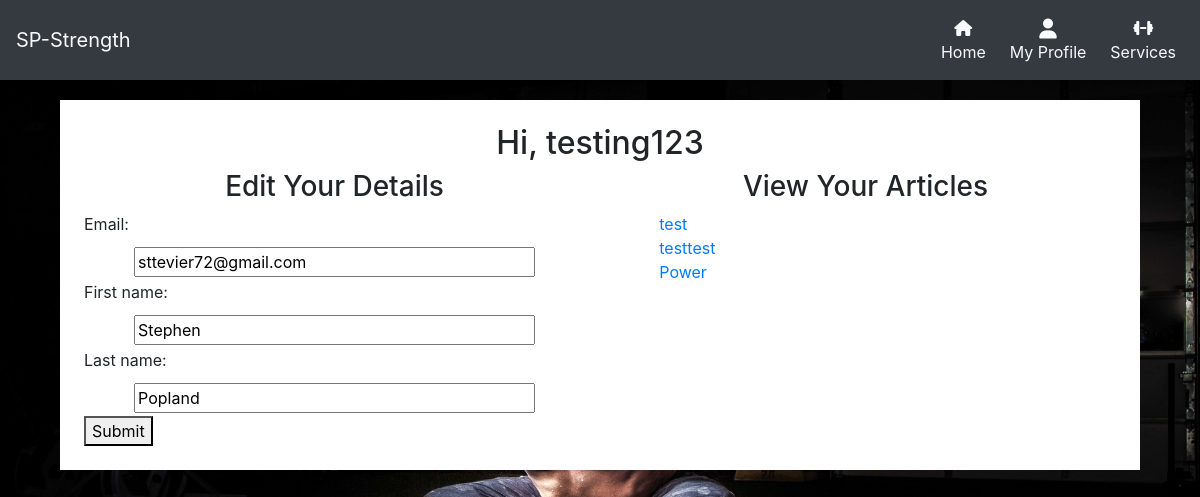
The page /profiles/ (signed in) on the database its author committed.
### profiles/models.py (models this page shows)
class UserProfile(models.Model):
    user = models.OneToOneField(User, on_delete=models.CASCADE, editable=False)
    email = models.EmailField(max_length=256, null=True, blank=True)
    first_name = models.CharField(max_length=80, null=True, blank=True)
    last_name = models.CharField(max_length=80, null=True, blank=True)
    def __str__(self):
        return self.user.username

### services/models.py (models this page shows, shortened)
class Training_Type(models.Model):
    name = models.CharField(max_length=64)
    description = models.TextField()
    article = models.TextField(null=True, blank=True)
    image = models.ImageField()
    price = models.DecimalField(decimal_places=2, max_digits=5, null=False, blank=False, default=9.99)

### profiles/views.py (the view)
# urls.py: path('', views.index, name='home'),
def index(request):
    if request.user.is_authenticated:
        profile = get_object_or_404(UserProfile, user=request.user)
        if request.method == 'POST':
            form = UserInfoForm(request.POST, instance=profile)
            if form.is_valid():
                form.save()
                return redirect('profiles')
        else:
            purchase_orders = PurchaseOrder.objects.filter(user_profile=profile)
            articles_purchased = (item.product for item in purchase_orders)
            form = UserInfoForm(instance=profile)
            context = {
                'profile': profile,
                'form': form,
                'articles': articles_purchased
            }
            return render(request, 'profiles/index.html', context)
    else:
        return redirect('account_login')

### profiles/forms.py
class UserInfoForm(forms.ModelForm):
    class Meta:
        model = UserProfile
        fields = "__all__"
    def __init__(self, *args, **kwargs):
        super().__init__(*args, **kwargs)
        placeholders = {
            'email': 'email',
            'first_name': 'First Name',
            'last_name': 'Last Name',
        }
        self.fields['first_name'].widget.attrs['autofocus'] = True
        for field in self.fields:
            placeholder = placeholders[field]
            self.fields[field].widget.attrs['placeholder'] = placeholder
            self.fields[field].widget.attrs['class'] = 'formstyle'

### profiles/templates/profiles/index.html (shortened to what this page needs)
<!DOCTYPE html>
{% extends 'base.html' %}
{% load static %}
{% block content %}
    <div class="container-fluid top-margin services-container p-4">
    <h2 class="header-font text-center">Hi, {{ profile }}</h2>
        <div class="row">
            <div class="col-12 col-lg-6">
                <h3 class="text-center">Edit Your Details</h3>
                <form action = "{% url 'profiles' %}" method = "POST" id="user_info_update">
                    {{ form }}
                    <button type="submit">Submit</button>
                </form>
            </div>
            <div class="col-12 col-lg-6">
                <h3 class="text-center">View Your Articles</h3>
                    {% for article in articles %}
                <div class="row">
                    <div class="col-10 offset-1">
                        <a href="{% url 'article' article.name %}">{{article.name}}</a>
                    </div>
                </div>
                    {% endfor %}
            </div>
        </div>
    </div>
{% endblock %}

### static/css/style.css (style rules this page uses)
body { background: url('/media/back-squat-min.jpg') no-repeat center center fixed; background-size: cover; height: 100vh; z-index: -1000; }
.top-margin { margin-top: 66px; }
.services-container { margin-left: 5%; margin-right: 5%; width: 90%; background-color: white; margin-top: 100px; }
.formstyle { width: 80%; margin: 3px 10% }

### rows shown on the page
UserProfile: user.username "testing123", email "sttevier72@gmail.com", first_name "Stephen", last_name "Popland"
Training_Type: name "test"
Training_Type: name "testtest"
Training_Type: name "Power"
